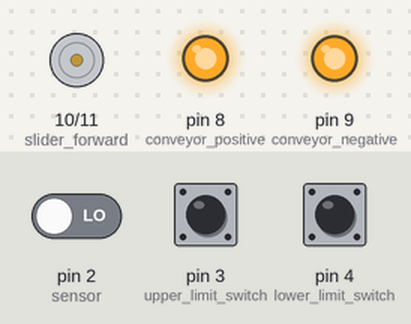
Simulated run of this sketch. Board: Arduino Uno, built with avr-gcc and run on an emulated ATmega328P. Parts: motor-driver pin pairs drawn as motors (green arrow = first pin HIGH = forward, orange = second pin HIGH = backward, longer = more drive), output pins drawn as LEDs (lit = HIGH). Inputs (shaded band) come from the test bench; at power-on: pin 3 (upper_limit_switch) HIGH, pin 4 (lower_limit_switch) HIGH, pin 2 (sensor) LOW. What the sketch prints to the serial monitor is not drawn.

Above: at 1.2 s.
1.3 s: pin 3 (upper_limit_switch) pulled LOW for 0.15 s
At 2.3 s:
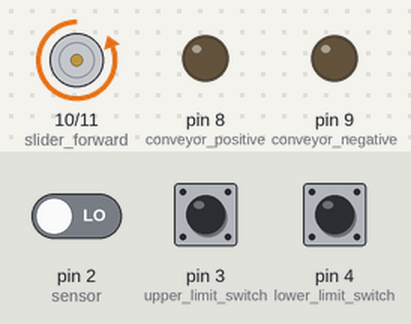
2.9 s: pin 4 (lower_limit_switch) pulled LOW for 0.15 s
At 3.6 s:
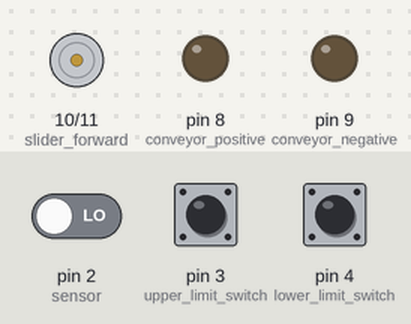
4.5 s: pin 3 (upper_limit_switch) pulled LOW for 1 s
At 5.9 s:
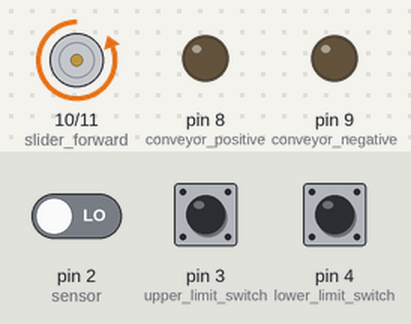
7.0 s: pin 4 (lower_limit_switch) pulled LOW for 1 s
At 7.9 s:
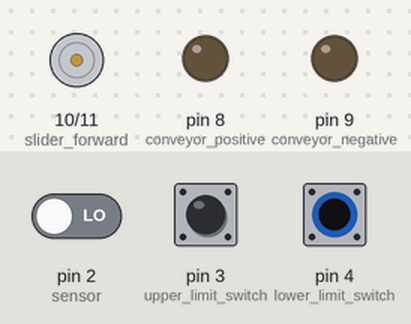
9.5 s: pin 2 (sensor) driven HIGH and pin 3 (upper_limit_switch) driven LOW
At 10.7 s:
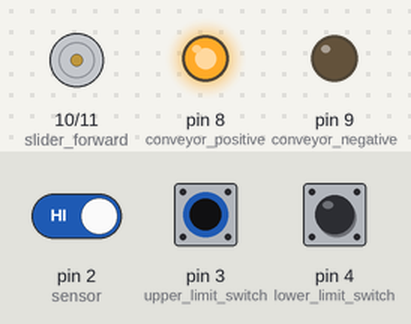
11.0 s: pin 3 (upper_limit_switch) driven HIGH and pin 4 (lower_limit_switch) driven LOW
At 12.5 s:
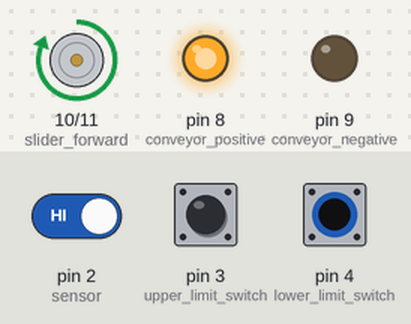
Timing chart, 0 to 14.0 s (numbered marks = the images above; inputs shaded):
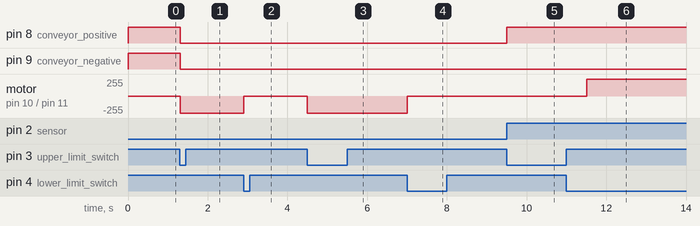

The sketch:

slider.ino
```cpp
int sens;   // 2 pin on arduino
int lt_sw1;  //3 pin on arduino
int lt_sw2;  // 4 pin on arduino
int lin_mtr_n=10;
int lin_mtr_p=11;
int rot_mtr_p=8;
int rot_mtr_n=9;

void setup()
{
  pinMode(2,INPUT);  //sensor
  pinMode(3,INPUT_PULLUP); //upper limit switch
  pinMode(4,INPUT_PULLUP); //lower limit switch
  pinMode(8,OUTPUT); //conveyor positive
  pinMode(9,OUTPUT); //conveyor negative
  pinMode(10,OUTPUT); //slider forward
  pinMode(11,OUTPUT); //slider backward
  Serial.begin(9600);
  digitalWrite(8,HIGH); //conveyor forward
  digitalWrite(9,HIGH); //conveyor reverse
  digitalWrite(10,HIGH); //slider initial
  digitalWrite(11,HIGH); //slider final
}

void loop()
{
  int sens=digitalRead(2);
  int lt_sw1=digitalRead(3);
  int lt_sw2=digitalRead(4);
  Serial.println(sens);

  if(sens && !lt_sw2)
  {
    digitalWrite(10,HIGH);
    digitalWrite(11,LOW);
  }
  if(sens && !lt_sw1)
  {
    pushPalette();
  }
  if(!sens && !lt_sw1) {
    digitalWrite(8,LOW);
    digitalWrite(9,LOW);
    digitalWrite(10,LOW);
    digitalWrite(11,HIGH);

  }
  if(!sens && !lt_sw2) {
    digitalWrite(10,LOW);
    digitalWrite(11,LOW);
  }

//  if(lt_sw1==0)
//  {
//    digitalWrite(10,LOW);
//    digitalWrite(11,HIGH);
//  }
//  if(lt_sw2==0)
//  {
//    digitalWrite(10,HIGH);
//    digitalWrite(11,LOW);
//  }

}

 void pushPalette() {
    digitalWrite(10,LOW);
    digitalWrite(11,LOW);
    digitalWrite(8,HIGH);
    digitalWrite(9,LOW);
    delay(2000);
 }
```

Measured:
- after the input at 1.3 s, pin 8 (conveyor_positive), pin 9 (conveyor_negative): HIGH → LOW at once; motor on pin 10 (slider_forward) / pin 11 (slider_backward): stopped → backward 255/255 at once
- after the input at 2.9 s, motor on pin 10 (slider_forward) / pin 11 (slider_backward): backward 255/255 → stopped at once
- after the input at 4.5 s, motor on pin 10 (slider_forward) / pin 11 (slider_backward): stopped → backward 255/255 at once
- after the input at 7.0 s, motor on pin 10 (slider_forward) / pin 11 (slider_backward): backward 255/255 → stopped at once
- after the input at 9.5 s, pin 8 (conveyor_positive): LOW → HIGH at once
- after the input at 11.0 s, motor on pin 10 (slider_forward) / pin 11 (slider_backward): stopped → forward 255/255 after 0.50 s
